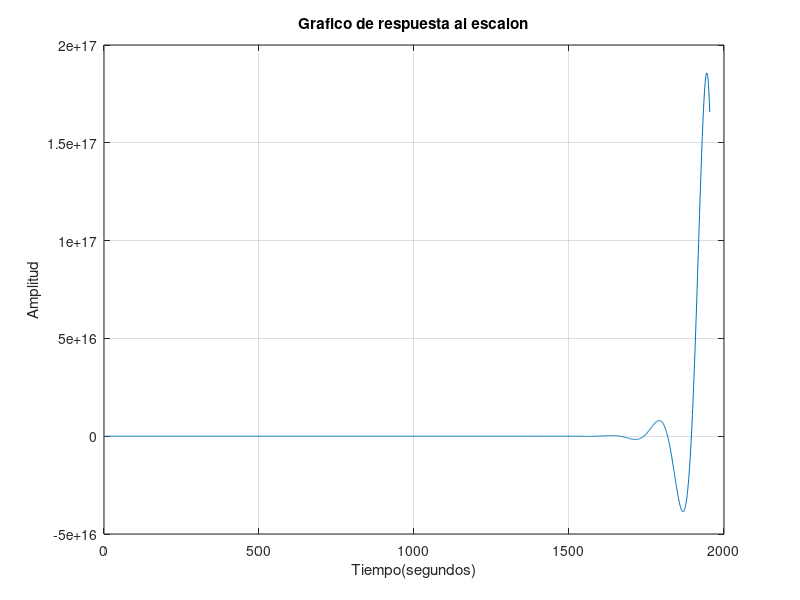

Write MATLAB code to recreate this figure.
%Dedinicion de las funciones
s = tf ('s');
Funcion1 = (8*s)/(4*s + 2);
Funcion2 = (6)/(s + 5);
Funcion3 = (4*s + 3)/(3*(s^3) + 7*(s^2) + 1);
Funcion4 = (6)/(7*s + 1);
Funcion5 = (5*s + 3)/(5*(s^3) + (s^2) + 4);
Funcion6 = (5*s + 1)/((s^3) + 6*(s^2) + 5);

%Retroalimentacion de funcion3
F3Cerrado = feedback(Funcion3,+1);

%Respuesta del diagrama
Salida = Funcion1 + Funcion2 + (Funcion6 * ((Funcion4 * F3Cerrado) + (Funcion5 * F3Cerrado)))

%Grafico
figure
plot(step(Salida));
title('Grafico de respuesta al escalon');
xlabel('Tiempo(segundos)');
ylabel('Amplitud');
grid on

